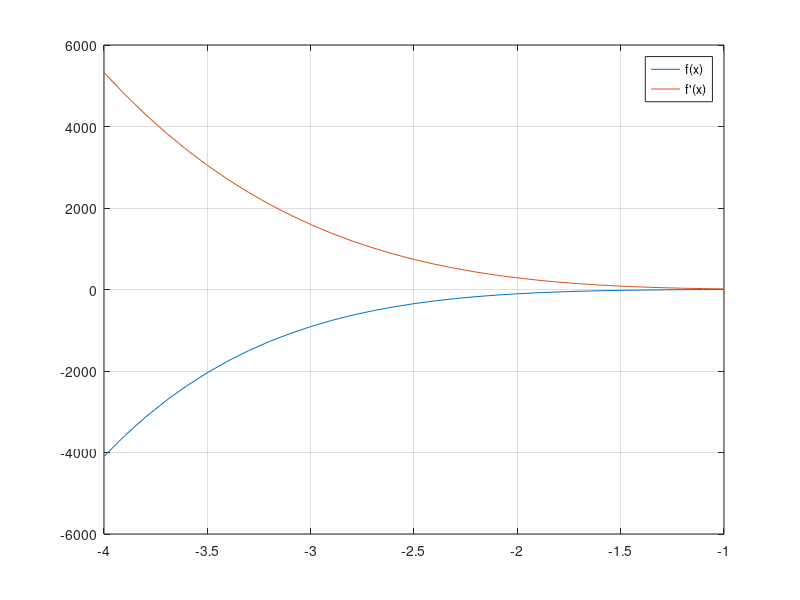

MATLAB code for this plot:
function first
    n = input('\ndegree: ');
    fprintf('\ncoefficients from lowest to highest: ');
    for i = n: -1: 0
        fprintf('\na%d = ', i);
        temp = input('');
        poly(i + 1) = temp;
    end
    x = input('\nvalue of x: ');
    plot(-4:.1:-1, polyval(poly, -4:.1:-1));
    hold on
    plot(-4:.1:-1, polyval(polyder(poly), -4:.1:-1));
    hold off
    legend('f(x)', 'f''(x)')
    grid on
    hornerMethod(n, poly, x);
end
function hornerMethod(n, poly, x)
    p = poly(n + 1);
    q = 0;
    for i = n: -1: 1
        q = p + q * x;
        p = p * x + poly(i);
    end
    fprintf('\nf(%0.2f) = is %0.4f', x, p);
    fprintf('\nf''(%0.2f) = is %0.4f', x, q);
end